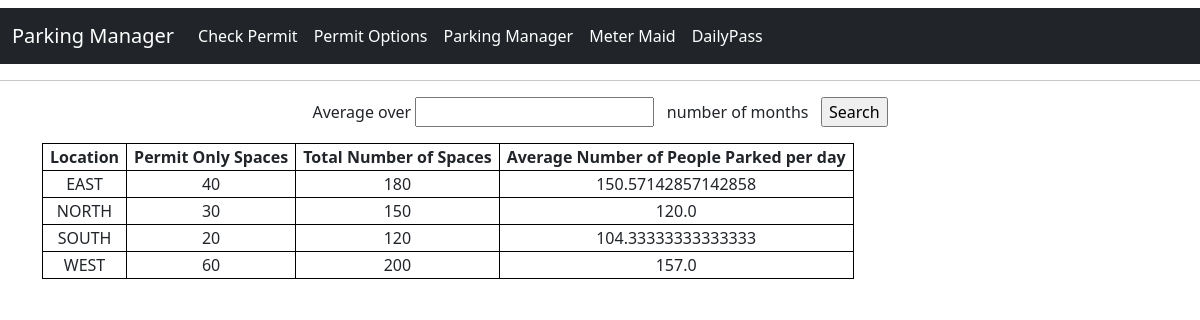
The app's page /ParkingManager with its own data.
### tables this page shows
CREATE TABLE PARKING_TABLE(
	LOCATION			VARCHAR(10)		NOT NULL UNIQUE,
	RESERVED_SLOTS		INTEGER			NOT NULL,
	ELECTRIC_CAR_SLOTS	INTEGER			NOT NULL,
	TOTAL_NUMBER_SLOTS	INTEGER			NOT NULL,
	HOURLY_RATE		INTEGER			NOT NULL,
	PRIMARY KEY(LOCATION));

### app/routes.py (the view)
@parking.route('/ParkingManager', methods=['GET', 'POST'])
def manager():
    form = IntForm()
    var = 12
    if form.validate_on_submit():
        var = form.criteria.data
    conn = create_connection(basedir + '/Parking.db')
    cur = conn.cursor()
    cur.execute(f"""Select p.Location, p.RESERVED_SLOTS, p.Total_Number_slots, avg(d.total_daily_parking)
                    from Parking_table as p
                    join daily_parking_table as d on d.location_pk_fk = p.LOCATION
                    where d.date_pk >= date(Current_date, '-{str(var)} month')
                    group by p.LOCATION;""")
    rows = cur.fetchall()
    return render_template('manager.html', rows = rows, form = form)

### app/forms.py
class IntForm(FlaskForm):
    criteria = IntegerField('School Id', validators=[])
    strCriteria = StringField('string', validators=[])
    search    =  SubmitField('Search')

### app/__init__.py (called while the page is built)
def create_connection(db_file):
    conn = None
    try:
        conn = sqlite3.connect(db_file)
    except Error as e:
        print(e)
    return conn

### app/templates/manager.html (shortened to what this page needs)
{% extends 'base.html' %}
{% block content %}
<form action = "" method = "POST" novalidate >
<p>
        Average over
        {{ form.criteria(size=32)}} &nbsp number of months &nbsp {{ form.search() }}
</p>
</form>
    <table>
        <tr>
            <th>Location</th>
            <th>Permit Only Spaces</th>
            <th>Total Number of Spaces</th>
            <th>Average Number of People Parked per day</th>
        </tr>
        {% for row in rows %}
            <tr>
                {% for col in row %}
                    <td> {{ col }} </td>
                {% endfor %}
            </tr>
        {% endfor %}
    </table>
{% endblock %}

### app/templates/base.html (style rules this page uses)
table, th, td { border: 1px solid black; padding-left: 7px; padding-right: 7px; }

### records on screen
PARKING_TABLE: LOCATION "EAST", row "40" "180" "150.57142857142858"
PARKING_TABLE: LOCATION "NORTH", row "30" "150" "120.0"
PARKING_TABLE: LOCATION "SOUTH", row "20" "120" "104.33333333333333"
PARKING_TABLE: LOCATION "WEST", row "60" "200" "157.0"
